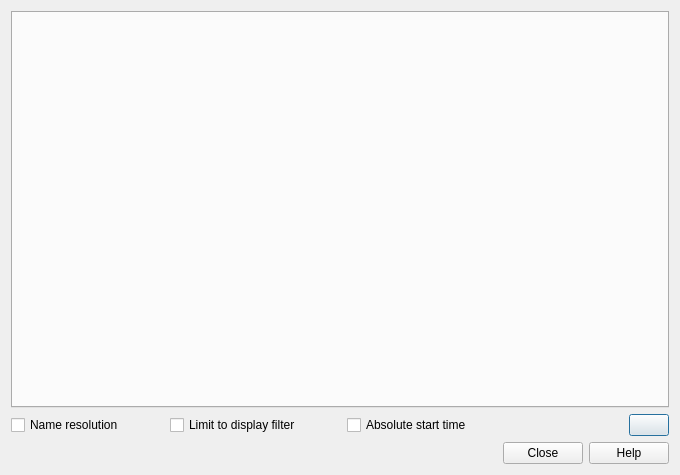
<?xml version="1.0" encoding="UTF-8"?>
<ui version="4.0">
 <class>TrafficTableDialog</class>
 <widget class="QDialog" name="TrafficTableDialog">
  <property name="geometry">
   <rect>
    <x>0</x>
    <y>0</y>
    <width>680</width>
    <height>475</height>
   </rect>
  </property>
  <layout class="QVBoxLayout" name="verticalLayout">
   <item>
    <widget class="QTabWidget" name="trafficTableTabWidget"/>
   </item>
   <item>
    <layout class="QHBoxLayout" name="textSearchLayout"/>
   </item>
   <item>
    <layout class="QHBoxLayout" name="horizontalLayout" stretch="0,0,0,0,0,1,0">
     <item>
      <widget class="QCheckBox" name="nameResolutionCheckBox">
       <property name="toolTip">
        <string>&lt;html&gt;&lt;head/&gt;&lt;body&gt;&lt;p&gt;Show resolved addresses and port names rather than plain values. The corresponding name resolution preference must be enabled.&lt;/p&gt;&lt;/body&gt;&lt;/html&gt;</string>
       </property>
       <property name="text">
        <string>Name resolution</string>
       </property>
      </widget>
     </item>
     <item>
      <spacer name="horizontalSpacer_2">
       <property name="orientation">
        <enum>Qt::Horizontal</enum>
       </property>
       <property name="sizeHint" stdset="0">
        <size>
         <width>40</width>
         <height>20</height>
        </size>
       </property>
      </spacer>
     </item>
     <item>
      <widget class="QCheckBox" name="displayFilterCheckBox">
       <property name="toolTip">
        <string>&lt;html&gt;&lt;head/&gt;&lt;body&gt;&lt;p&gt;Only show conversations matching the current display filter&lt;/p&gt;&lt;/body&gt;&lt;/html&gt;</string>
       </property>
       <property name="text">
        <string>Limit to display filter</string>
       </property>
      </widget>
     </item>
     <item>
      <spacer name="horizontalSpacer_3">
       <property name="orientation">
        <enum>Qt::Horizontal</enum>
       </property>
       <property name="sizeHint" stdset="0">
        <size>
         <width>40</width>
         <height>20</height>
        </size>
       </property>
      </spacer>
     </item>
     <item>
      <widget class="QCheckBox" name="absoluteTimeCheckBox">
       <property name="toolTip">
        <string>&lt;html&gt;&lt;head/&gt;&lt;body&gt;&lt;p&gt;Show absolute times in the start time column.&lt;/p&gt;&lt;/body&gt;&lt;/html&gt;</string>
       </property>
       <property name="text">
        <string>Absolute start time</string>
       </property>
      </widget>
     </item>
     <item>
      <spacer name="horizontalSpacer">
       <property name="orientation">
        <enum>Qt::Horizontal</enum>
       </property>
       <property name="sizeHint" stdset="0">
        <size>
         <width>40</width>
         <height>20</height>
        </size>
       </property>
      </spacer>
     </item>
     <item>
      <widget class="QPushButton" name="enabledTypesPushButton">
       <property name="toolTip">
        <string>&lt;html&gt;&lt;head/&gt;&lt;body&gt;&lt;p&gt;Add and remove conversation types.&lt;/p&gt;&lt;/body&gt;&lt;/html&gt;</string>
       </property>
      </widget>
     </item>
    </layout>
   </item>
   <item>
    <widget class="QDialogButtonBox" name="buttonBox">
     <property name="orientation">
      <enum>Qt::Horizontal</enum>
     </property>
     <property name="standardButtons">
      <set>QDialogButtonBox::Close|QDialogButtonBox::Help</set>
     </property>
    </widget>
   </item>
  </layout>
 </widget>
 <resources/>
 <connections>
  <connection>
   <sender>buttonBox</sender>
   <signal>accepted()</signal>
   <receiver>TrafficTableDialog</receiver>
   <slot>accept()</slot>
   <hints>
    <hint type="sourcelabel">
     <x>248</x>
     <y>254</y>
    </hint>
    <hint type="destinationlabel">
     <x>157</x>
     <y>274</y>
    </hint>
   </hints>
  </connection>
  <connection>
   <sender>buttonBox</sender>
   <signal>rejected()</signal>
   <receiver>TrafficTableDialog</receiver>
   <slot>reject()</slot>
   <hints>
    <hint type="sourcelabel">
     <x>316</x>
     <y>260</y>
    </hint>
    <hint type="destinationlabel">
     <x>286</x>
     <y>274</y>
    </hint>
   </hints>
  </connection>
 </connections>
</ui>
